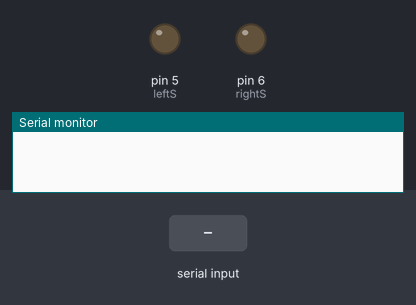
Simulated run of this sketch. Board: Arduino Uno, built with avr-gcc and run on an emulated ATmega328P. Shown: output pins drawn as LEDs (lit = HIGH), the last lines printed to the serial monitor. The inputs (shaded band) are chosen by the test bench.

Above: at 1.2 s.
1.3 s: "f" received over the second serial link
At 2.5 s:
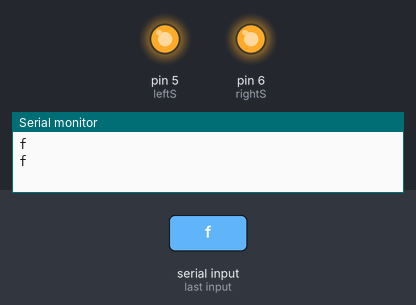
2.8 s: "l" received over the second serial link
At 3.7 s:
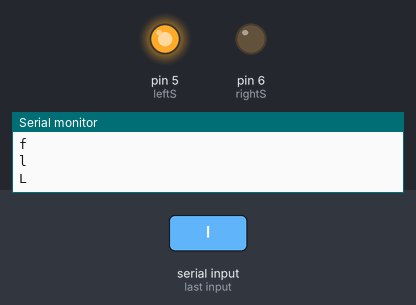
4.3 s: "r" received over the second serial link
At 4.8 s:
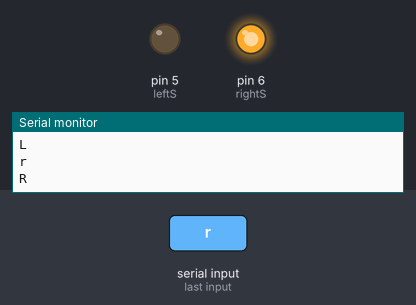
5.8 s: "s" received over the second serial link
At 7.0 s:
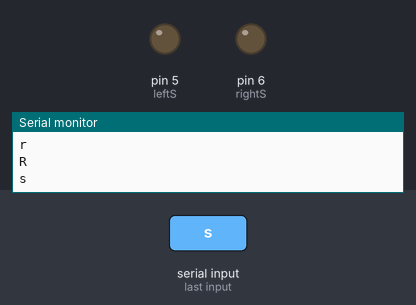
7.3 s: "b" received over the second serial link
At 8.3 s:
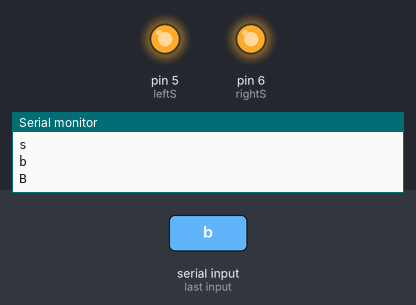
Timing chart, 0 to 9.8 s (numbered marks = the images above; inputs shaded):
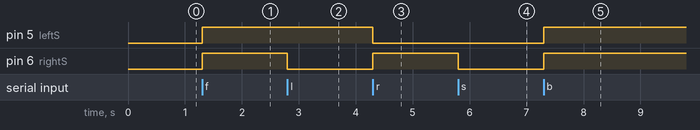

Measured:
- after the input at 1.3 s, pin 5 (leftS), pin 6 (rightS): LOW → HIGH at once
- after the input at 2.8 s, pin 6 (rightS): HIGH → LOW at once
- after the input at 4.3 s, pin 5 (leftS): HIGH → LOW at once; pin 6 (rightS): LOW → HIGH at once
- after the input at 5.8 s, pin 6 (rightS): HIGH → LOW at once
- after the input at 7.3 s, pin 5 (leftS), pin 6 (rightS): LOW → HIGH at once

The sketch:

bluetooth_car.ino
```cpp
#include <SoftwareSerial.h>
SoftwareSerial BT(10, 11); // rx, tx
int leftS = 5;
int rightS = 6;
int directionF = 7;
int directionB = 8;
void setup(){
  Serial.begin(9600);
  BT.begin(9600);
}
void loop (){
  if (BT.available()>0){
    char pp=BT.read();
    Serial.println(pp);
    switch(pp){
    case 'f':  //Forward
    Serial.println("f");
      forward();
    break;
    case 'b':  //Back0
    Serial.println("B");
      backward();
    break;
    case 'l':  //Turn Left
    Serial.println("L");
      turnleft();
    break;
    case 'r':  //Turn Right
    Serial.println("R");
      turnright();
    break;
    case 's':  //Stop
      carstop();
    break;
    }
  }
}
void forward(){
  analogWrite(leftS,255);
  analogWrite(rightS,255);
  digitalWrite(directionF,HIGH);
  digitalWrite(directionB,LOW);
}
void backward(){
  analogWrite(leftS,255);
  analogWrite(rightS,255);
  digitalWrite(directionF,LOW);
  digitalWrite(directionB,HIGH);
}
void turnright(){
  analogWrite(leftS,0);
  analogWrite(rightS,255);
  digitalWrite(directionF,HIGH);
  digitalWrite(directionB,LOW);
}
void turnleft(){
  analogWrite(leftS,255);
  analogWrite(rightS,0);
  digitalWrite(directionF,HIGH);
  digitalWrite(directionB,LOW);
}
void carstop(){
  analogWrite(leftS,0);
  analogWrite(rightS,0);
  digitalWrite(directionF,LOW);
  digitalWrite(directionB,LOW);
}
```
